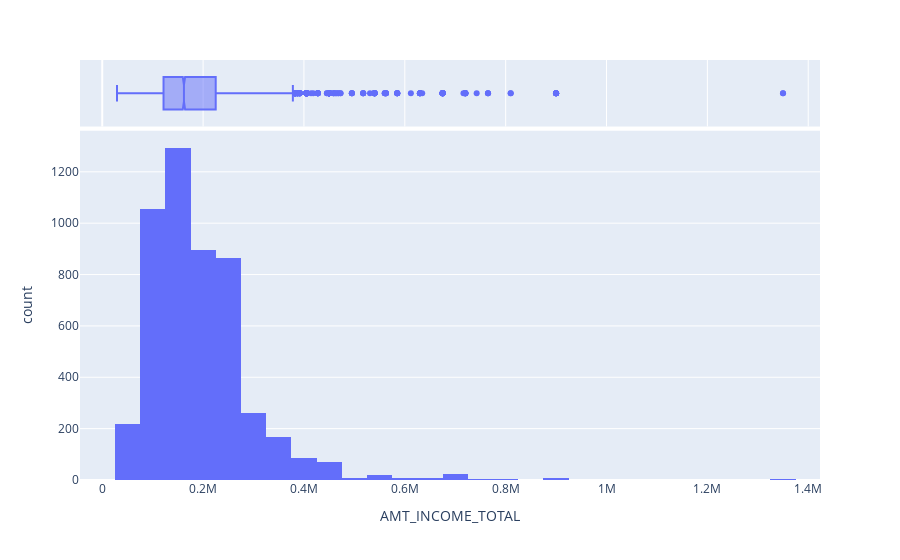
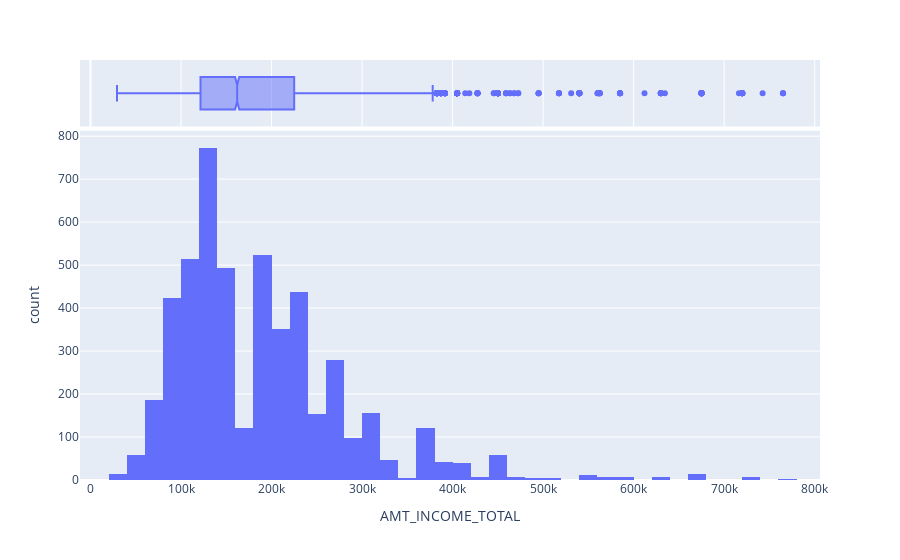
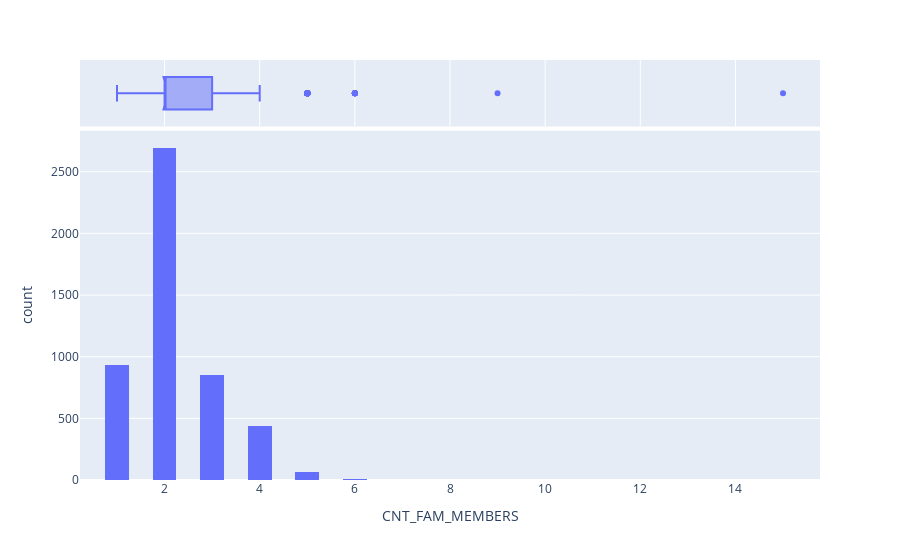

Here is the notebook cell these charts were saved with, in order:
### Markdown cell above
Se comparam las distribuciones de la variable indicada antes y después de outliers.

### Code cell
skew_num_names = ['AMT_INCOME_TOTAL', 'CNT_FAM_MEMBERS', 'CNT_CHILDREN']
for name in skew_num_names:
    print(f'################################## VARIABLE: {name} ################################################')
    print(f'Antes de outliers.')
    fig = px.histogram(df,
                       x=name,
                       nbins=50,
                       marginal='box')
    fig.show()
    print(f'Después de outliers.')
    fig2 = px.histogram(df_OUTLIERS,
                        x=name,
                        nbins=50,
                        marginal='box')
    fig2.show()

### Figure 1 — Plotly figure (JSON) as saved in the notebook; plotly's stock layout.template omitted (floating-point values rounded to 4 significant figures; data arrays with more than 128 entries replaced by an {"elided": "..."} marker saying what was removed)
{"data": [{"alignmentgroup": "True", "bingroup": "x", "hovertemplate": "AMT_INCOME_TOTAL=%{x}<br>count=%{y}<extra></extra>", "legendgroup": "", "marker": {"color": "#636efa", "pattern": {"shape": ""}}, "name": "", "nbinsx": 50, "offsetgroup": "", "orientation": "v", "showlegend": false, "type": "histogram", "x": {"elided": "4990 float values"}, "xaxis": "x", "yaxis": "y"}, {"alignmentgroup": "True", "hovertemplate": "AMT_INCOME_TOTAL=%{x}<extra></extra>", "legendgroup": "", "marker": {"color": "#636efa"}, "name": "", "notched": true, "offsetgroup": "", "showlegend": false, "type": "box", "x": {"elided": "4990 float values"}, "xaxis": "x2", "yaxis": "y2"}], "layout": {"barmode": "relative", "legend": {"tracegroupgap": 0}, "margin": {"t": 60}, "xaxis": {"anchor": "y", "domain": [0, 1], "title": {"text": "AMT_INCOME_TOTAL"}}, "xaxis2": {"anchor": "y2", "domain": [0, 1], "matches": "x", "showgrid": true, "showticklabels": false}, "yaxis": {"anchor": "x", "domain": [0, 0.8316], "title": {"text": "count"}}, "yaxis2": {"anchor": "x2", "domain": [0.8416, 1], "matches": "y2", "showgrid": false, "showline": false, "showticklabels": false, "ticks": ""}}}

### Figure 2 — Plotly figure (JSON) as saved in the notebook; plotly's stock layout.template omitted (floating-point values rounded to 4 significant figures; data arrays with more than 128 entries replaced by an {"elided": "..."} marker saying what was removed)
{"data": [{"alignmentgroup": "True", "bingroup": "x", "hovertemplate": "AMT_INCOME_TOTAL=%{x}<br>count=%{y}<extra></extra>", "legendgroup": "", "marker": {"color": "#636efa", "pattern": {"shape": ""}}, "name": "", "nbinsx": 50, "offsetgroup": "", "orientation": "v", "showlegend": false, "type": "histogram", "x": {"elided": "4975 float values"}, "xaxis": "x", "yaxis": "y"}, {"alignmentgroup": "True", "hovertemplate": "AMT_INCOME_TOTAL=%{x}<extra></extra>", "legendgroup": "", "marker": {"color": "#636efa"}, "name": "", "notched": true, "offsetgroup": "", "showlegend": false, "type": "box", "x": {"elided": "4975 float values"}, "xaxis": "x2", "yaxis": "y2"}], "layout": {"barmode": "relative", "legend": {"tracegroupgap": 0}, "margin": {"t": 60}, "xaxis": {"anchor": "y", "domain": [0, 1], "title": {"text": "AMT_INCOME_TOTAL"}}, "xaxis2": {"anchor": "y2", "domain": [0, 1], "matches": "x", "showgrid": true, "showticklabels": false}, "yaxis": {"anchor": "x", "domain": [0, 0.8316], "title": {"text": "count"}}, "yaxis2": {"anchor": "x2", "domain": [0.8416, 1], "matches": "y2", "showgrid": false, "showline": false, "showticklabels": false, "ticks": ""}}}

### Figure 3 — Plotly figure (JSON) as saved in the notebook; plotly's stock layout.template omitted (floating-point values rounded to 4 significant figures; data arrays with more than 128 entries replaced by an {"elided": "..."} marker saying what was removed)
{"data": [{"alignmentgroup": "True", "bingroup": "x", "hovertemplate": "CNT_FAM_MEMBERS=%{x}<br>count=%{y}<extra></extra>", "legendgroup": "", "marker": {"color": "#636efa", "pattern": {"shape": ""}}, "name": "", "nbinsx": 50, "offsetgroup": "", "orientation": "v", "showlegend": false, "type": "histogram", "x": {"elided": "4990 int values"}, "xaxis": "x", "yaxis": "y"}, {"alignmentgroup": "True", "hovertemplate": "CNT_FAM_MEMBERS=%{x}<extra></extra>", "legendgroup": "", "marker": {"color": "#636efa"}, "name": "", "notched": true, "offsetgroup": "", "showlegend": false, "type": "box", "x": {"elided": "4990 int values"}, "xaxis": "x2", "yaxis": "y2"}], "layout": {"barmode": "relative", "legend": {"tracegroupgap": 0}, "margin": {"t": 60}, "xaxis": {"anchor": "y", "domain": [0, 1], "title": {"text": "CNT_FAM_MEMBERS"}}, "xaxis2": {"anchor": "y2", "domain": [0, 1], "matches": "x", "showgrid": true, "showticklabels": false}, "yaxis": {"anchor": "x", "domain": [0, 0.8316], "title": {"text": "count"}}, "yaxis2": {"anchor": "x2", "domain": [0.8416, 1], "matches": "y2", "showgrid": false, "showline": false, "showticklabels": false, "ticks": ""}}}
